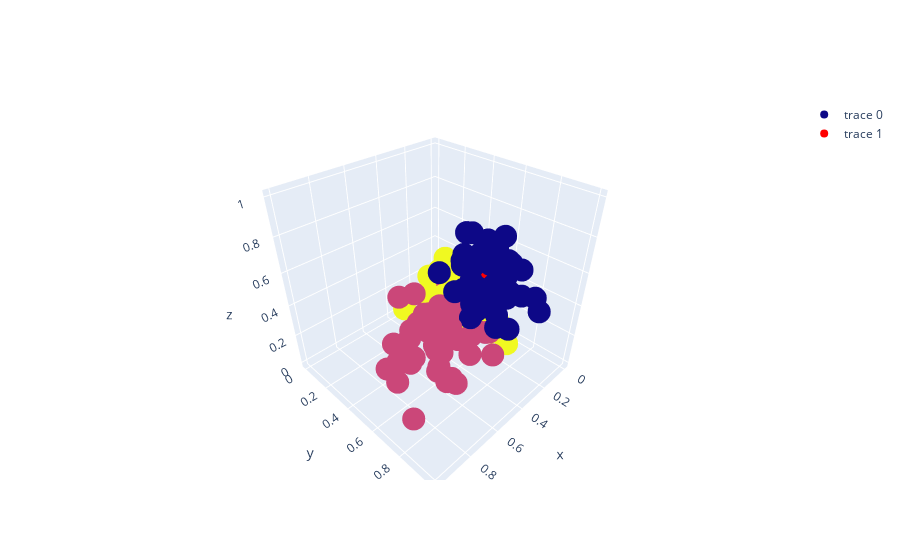

The code cell stored with this chart in its notebook:
### Code cell
# Plotando os dados com os centros

fig.add_trace(go.Scatter3d(x=centros.Intesidade_cor,
                           y=centros.Alcool,
                           z=centros.Proline,
                           mode='markers',
                           marker=dict(color='red'),
                           text=[0, 1, 2]))
fig.show()

### Figure 1 — Plotly figure (JSON) as saved in the notebook; plotly's stock layout.template omitted (floating-point values rounded to 4 significant figures; data arrays with more than 128 entries replaced by an {"elided": "..."} marker saying what was removed)
{"data": [{"marker": {"color": {"elided": "178 int values"}}, "mode": "markers", "text": {"elided": "178 int values"}, "type": "scatter3d", "x": {"elided": "178 float values"}, "y": {"elided": "178 float values"}, "z": {"elided": "178 float values"}}, {"marker": {"color": "red"}, "mode": "markers", "text": ["0", "1", "2"], "type": "scatter3d", "x": [0.3594, 0.5173, 0.1517], "y": [0.7111, 0.5583, 0.323], "z": [0.596, 0.2493, 0.1675]}], "layout": {}}
